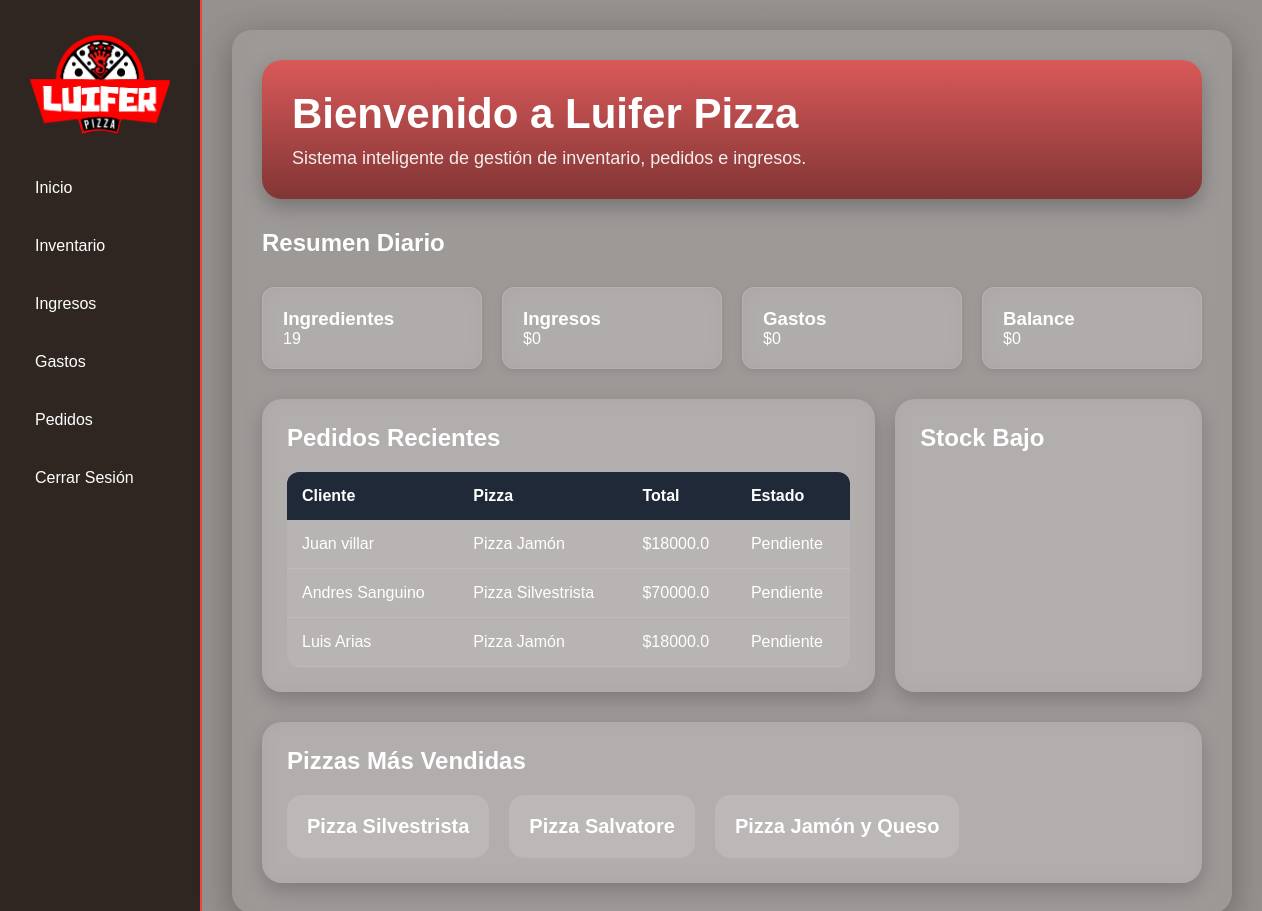
The page / (signed in) on the database its author committed.
### tables this page shows
CREATE TABLE pedidos (

    id INTEGER PRIMARY KEY AUTOINCREMENT,

    cliente TEXT NOT NULL,

    pizza_id INTEGER NOT NULL,

    tamano TEXT NOT NULL,

    cantidad INTEGER NOT NULL,

    total REAL NOT NULL,

    fecha TEXT NOT NULL, estado TEXT DEFAULT 'Pendiente',

    FOREIGN KEY (pizza_id) REFERENCES pizzas(id)

);

CREATE TABLE pizzas (

    id INTEGER PRIMARY KEY AUTOINCREMENT,

    nombre TEXT NOT NULL,

    precio_personal REAL NOT NULL,

    precio_small REAL NOT NULL,

    precio_mediana REAL NOT NULL,

    precio_familiar REAL NOT NULL

);

### app.py (the view)
@app.route('/')
def index():
    if 'usuario' not in session:
        return redirect('/login')
    connection = get_connection()
    productos = connection.execute(
        'SELECT * FROM productos'
    ).fetchall()
    ingresos = connection.execute(
        'SELECT * FROM ingresos'
    ).fetchall()
    gastos = connection.execute(
        'SELECT * FROM gastos'
    ).fetchall()
    pedidos = connection.execute(
    '''
    SELECT pedidos.*, pizzas.nombre AS pizza_nombre
    FROM pedidos
    JOIN pizzas ON pedidos.pizza_id = pizzas.id
    ORDER BY pedidos.id DESC
    '''
    ).fetchall()
    pizzas = connection.execute(
        'SELECT * FROM pizzas'
    ).fetchall()
    hoy = datetime.now().strftime('%Y-%m-%d')
    total_ingresos = connection.execute(
    '''
    SELECT SUM(monto)
    FROM ingresos
    WHERE fecha = ?
    ''',
    (hoy,)
).fetchone()[0]
    total_gastos = connection.execute(
    '''
    SELECT SUM(monto)
    FROM gastos
    WHERE fecha = ?
    ''',
    (hoy,)
).fetchone()[0]
    connection.close()
    total_ingresos = total_ingresos or 0
    total_gastos = total_gastos or 0
    balance = total_ingresos - total_gastos
    return render_template(
        'index.html',
        productos=productos,
        ingresos=ingresos,
        gastos=gastos,
        total_ingresos=total_ingresos,
        total_gastos=total_gastos,
        balance=balance,
        pedidos=pedidos,
        pizzas=pizzas,
    )

### database.py (called while the page is built)
def get_connection():
    connection = sqlite3.connect(DATABASE_NAME)
    connection.row_factory = sqlite3.Row
    return connection

### templates/index.html (shortened to what this page needs)
<!DOCTYPE html>
<html lang="es">
<head>
    <link rel="stylesheet" href="{{ url_for('static', filename='css/styles.css') }}">
</head>
<body>
<div class="sidebar">
    <div class="logo-container">
        <img
            src="{{ url_for('static', filename='img/logo.png') }}"
            alt="Logo Pizzería"
            class="logo"
        >
    </div>
    <ul>
        <li onclick="mostrarSeccion('dashboard')">
            Inicio
        </li>
        <li onclick="mostrarSeccion('inventario')">
            Inventario
        </li>
        <li onclick="mostrarSeccion('ingresos')">
            Ingresos
        </li>
        <li onclick="mostrarSeccion('gastos')">
            Gastos
        </li>
        <li onclick="mostrarSeccion('pedidos')">
            Pedidos
        </li>
        <li>
            <a href="/logout">Cerrar Sesión</a>
        </li>
    </ul>
</div>
<div class="main-content">
    <section id="dashboard" class="seccion">
        <div class="banner-bienvenida">
            <div>
                <h1>Bienvenido a Luifer Pizza</h1>
                <p>
                    Sistema inteligente de gestión de inventario,
                    pedidos e ingresos.
                </p>
            </div>
        </div>
        <h1>Resumen Diario</h1>
        <div class="cards">
            <div class="card">
                <h3>Ingredientes</h3>
                <p>{{ productos|length }}</p>
            </div>
            <div class="card">
                <h3>Ingresos</h3>
                <p>${{ total_ingresos }}</p>
            </div>
            <div class="card">
                <h3>Gastos</h3>
                <p>${{ total_gastos }}</p>
            </div>
            <div class="card">
                <h3>Balance</h3>
                <p>${{ balance }}</p>
            </div>
        </div>
        <div class="dashboard-grid">
            <div class="dashboard-box">
                <h2>Pedidos Recientes</h2>
                <div class="tabla-responsive">
                    <table>
                        <thead>
                            <tr>
                                <th>Cliente</th>
                                <th>Pizza</th>
                                <th>Total</th>
                                <th>Estado</th>
                            </tr>
                        </thead>
                        <tbody>
                            {% for pedido in pedidos[:5] %}
                            <tr>
                                <td>{{ pedido.cliente }}</td>
                                <td>{{ pedido.pizza_nombre }}</td>
                                <td>${{ pedido.total }}</td>
                                <td>{{ pedido.estado }}</td>
                            </tr>
                            {% endfor %}
                        </tbody>
                    </table>
                </div>
            </div>
            <div class="dashboard-box">
                <h2>Stock Bajo</h2>
            </div>
        </div>
        <div class="dashboard-box pizzas-top">
            <h2>Pizzas Más Vendidas</h2>
            <div class="top-pizzas">
                <div class="pizza-rank">
                    Pizza Silvestrista
                </div>
                <div class="pizza-rank">
                    Pizza Salvatore
                </div>
                <div class="pizza-rank">
                    Pizza Jamón y Queso
                </div>
            </div>
        </div>
    </section>
</div>
</body>
</html>

### static/css/styles.css (style rules this page uses)
* { margin: 0; padding: 0; box-sizing: border-box; font-family: Arial, sans-serif; }
body { display: flex; background: linear-gradient( rgba(20,10,5,0.45), rgba(20,10,5,0.45) ), url('https://images.unsplash.com/photo-1513104890138-7c749659a591'); background-size: cover; background-position: center; background-attachment: fixed; min-height: 100vh; }
.sidebar { width: 260px; min-height: 100vh; background: rgba(25,15,10,0.82); backdrop-filter: blur(10px); color: white; padding: 25px; border-right: 2px solid #ef4444; }
.sidebar ul { list-style: none; }
.sidebar ul li { padding: 15px 10px; cursor: pointer; border-radius: 8px; margin-bottom: 10px; }
.main-content { flex: 1; padding: 30px; }
.cards { display: flex; gap: 20px; margin-top: 30px; }
.card { background-color: white; padding: 20px; border-radius: 12px; width: 220px; box-shadow: 0px 2px 8px rgba(0,0,0,0.1); }
.sidebar ul li a { text-decoration: none; color: white; display: block; }
table { width: 100%; border-collapse: collapse; background-color: white; border-radius: 12px; overflow: hidden; }
table th { background-color: #1f2937; color: white; padding: 15px; text-align: left; }
table td { padding: 15px; border-bottom: 1px solid #ddd; }
.logo-container { display: flex; justify-content: center; align-items: center; margin-bottom: 30px; padding-top: 10px; }
.logo { width: 140px; object-fit: contain; }
.main-content { flex: 1; padding: 30px; color: white; }
.seccion { background: rgba(255,255,255,0.08); backdrop-filter: blur(8px); border-radius: 20px; padding: 30px; box-shadow: 0 8px 32px rgba(0,0,0,0.3); }
.card { background: rgba(255,255,255,0.12); backdrop-filter: blur(10px); color: white; border: 1px solid rgba(255,255,255,0.1); }
table { background: rgba(255,255,255,0.08); color: white; }
table td { border-bottom: 1px solid rgba(255,255,255,0.1); }
.banner-bienvenida { background: linear-gradient( rgba(239,68,68,0.75), rgba(120,20,20,0.75) ); padding: 30px; border-radius: 20px; margin-bottom: 30px; color: white; box-shadow: 0 8px 20px rgba(0,0,0,0.25); }
.banner-bienvenida h1 { font-size: 42px; margin-bottom: 10px; }
.banner-bienvenida p { font-size: 18px; opacity: 0.9; }
.dashboard-grid { display: grid; grid-template-columns: 2fr 1fr; gap: 20px; margin-top: 30px; }
.dashboard-box { background: rgba(255,255,255,0.14); backdrop-filter: blur(10px); border-radius: 20px; padding: 25px; box-shadow: 0 8px 20px rgba(0,0,0,0.2); overflow: hidden; }
.dashboard-box h2 { margin-bottom: 20px; }
.pizzas-top { margin-top: 30px; }
.top-pizzas { display: flex; gap: 20px; flex-wrap: wrap; }
.pizza-rank { background: rgba(255,255,255,0.12); padding: 20px; border-radius: 15px; font-size: 20px; font-weight: bold; }
.tabla-responsive { width: 100%; overflow-x: auto; }

### rows shown on the page
pedidos: cliente "Juan villar", pizza_nombre "Pizza Jamón", total "18000.0", estado "Pendiente"
pedidos: cliente "Andres Sanguino", pizza_nombre "Pizza Silvestrista", total "70000.0", estado "Pendiente"
pedidos: cliente "Luis Arias", pizza_nombre "Pizza Jamón", total "18000.0", estado "Pendiente"

### other values the page prints
{{ productos|length }} "19"
{{ total_ingresos }} "0"
{{ total_gastos }} "0"
{{ balance }} "0"
